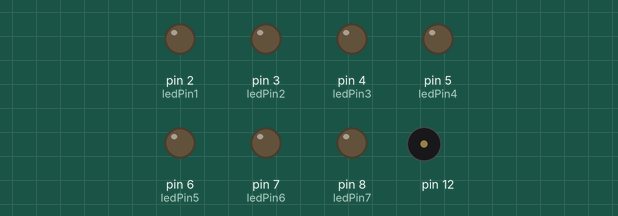
Simulated run of this sketch. Board: Arduino Uno, built with avr-gcc and run on an emulated ATmega328P. On the bench: output pins drawn as LEDs (lit = HIGH), buzzer (waves = sounding).

Above: at 1.5 s.
At 3.05 s:
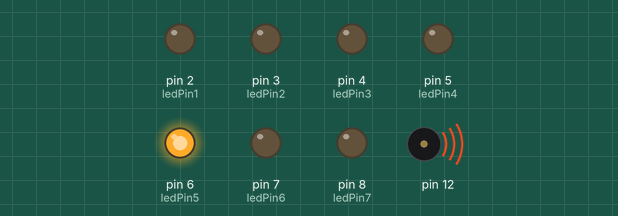
At 3.65 s:
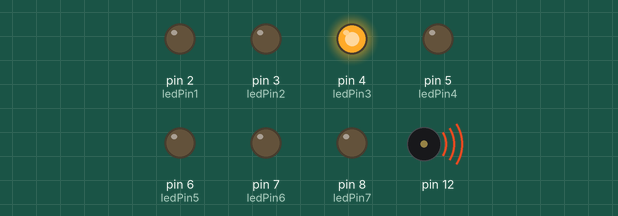
At 4.25 s:
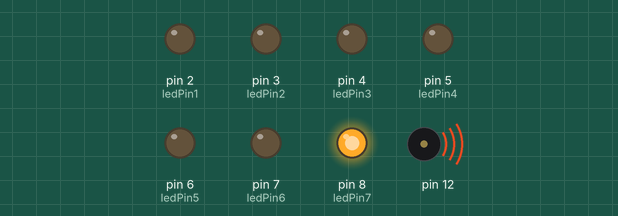
At 4.75 s:
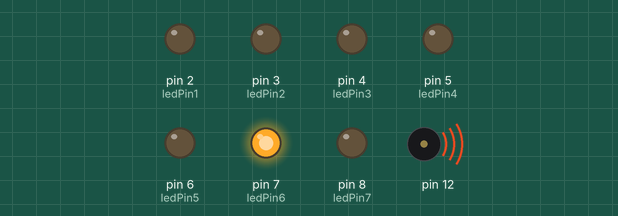
At 5.86 s:
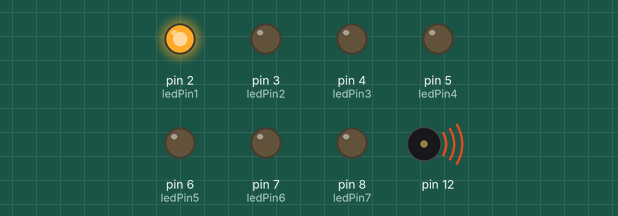
Timing chart, 0 to 6.8 s (numbered marks = the images above):
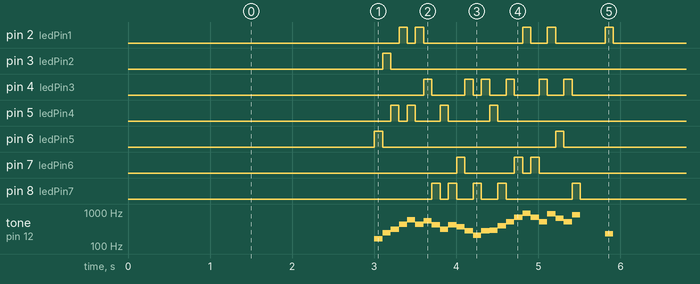

The sketch:

pianoBuzzLedGamecube.ino
```cpp
//Key Values
const int aVal = 10;
const int bVal = 12;
const int cVal = 1;
const int dVal = 3;
const int eVal = 5;
const int fVal = 6;
const int gVal = 8;

//sharp Key Values
const int cValS = 2;
const int dValS = 4;
const int fValS = 7;
const int gValS = 9;
const int aValS = 11;

int sharps[] = {cValS, dValS, fValS, gValS, aValS};

//Led Pins
const int ledPin1 = 2;
const int ledPin2 = 3;
const int ledPin3 = 4;
const int ledPin4 = 5;
const int ledPin5 = 6;
const int ledPin6 = 7;
const int ledPin7 = 8;

//Octave Decleration
double crntOctave = 4;


//get the frequcny method
int frequency(int val, int octave) {
  if (crntOctave == 0) {
    crntOctave = 1;
  }
  double octaveBase = ((crntOctave - 1) * 12) + 3;
  double note = octaveBase + val;

  double exponent = (note - 49) / 12;
  double power = pow(2, exponent);
  double frequency = power * 440;

  return frequency;
}

//turn no the corresponding LED
void light(int val) {

  for (int i = 0; i < 5; i++) {
    if (val == sharps[i]) {
      val -= 1;
    }
  }

  switch (val) {

    case aVal:
      digitalWrite(ledPin1, HIGH);
      delay(100);
      digitalWrite(ledPin1, LOW);
      break;

    case bVal:
      digitalWrite(ledPin2, HIGH);
      delay(100);
      digitalWrite(ledPin2, LOW);
      break;

    case cVal:
      digitalWrite(ledPin3, HIGH);
      delay(100);
      digitalWrite(ledPin3, LOW);
      break;

    case dVal:
      digitalWrite(ledPin4, HIGH);
      delay(100);
      digitalWrite(ledPin4, LOW);
      break;

    case eVal:
      digitalWrite(ledPin5, HIGH);
      delay(100);
      digitalWrite(ledPin5, LOW);
      break;

    case fVal:
      digitalWrite(ledPin6, HIGH);
      delay(100);
      digitalWrite(ledPin6, LOW);
      break;

    case gVal:
      digitalWrite(ledPin7, HIGH);
      delay(100);
      digitalWrite(ledPin7, LOW);
      break;
  }
}

//activacte the buzzer
void buzz(int val) {
  tone(12, frequency(val, crntOctave));
  light(val);
  noTone(12);
}

//SETUP
void setup()
{
  Serial.begin(9600);
  pinMode(12, OUTPUT);

  //led pinmodes
  pinMode(ledPin1, OUTPUT);
  pinMode(ledPin2, OUTPUT);
  pinMode(ledPin3, OUTPUT);
  pinMode(ledPin4, OUTPUT);
  pinMode(ledPin5, OUTPUT);
  pinMode(ledPin6, OUTPUT);
  pinMode(ledPin7, OUTPUT);

}

//LOOP
void loop()
{

  delay(3000);
  crntOctave = 3;
  buzz(eVal);
  buzz(bVal);

  crntOctave = 4;
  buzz(dValS);
  buzz(aVal);

  crntOctave = 5;
  buzz(dVal);

  crntOctave = 4;
  buzz(aVal);

  crntOctave = 5;
  buzz(cValS);

  crntOctave = 4;
  buzz(gValS);
  buzz(dValS);
  buzz(gValS);
  buzz(fValS);
  buzz(cValS);

  crntOctave = 3;
  buzz(gValS);

  crntOctave = 4;
  buzz(cValS);
  buzz(dVal);
  buzz(gVal);

  crntOctave = 5;
  buzz(cVal);
  buzz(fVal);
  buzz(aValS);
  buzz(fVal);
  buzz(cVal);
  buzz(aVal);
  buzz(eVal);
  buzz(cVal);
  buzz(gValS);
  delay(300);

  crntOctave = 3;
  buzz(aValS);
}
```

Measured:
- by itself, pin 3 (ledPin2): alternates HIGH for 0.10 s and LOW for 5.8 s
- by itself, pin 5 (ledPin4): repeats every 5.9 s: LOW 0.10 s, HIGH 0.10 s, LOW 0.30 s, HIGH 0.10 s, LOW 0.50 s, HIGH 0.10 s, LOW 4.6 s, HIGH 0.10 s
- by itself, pin 6 (ledPin5): repeats every 5.9 s: LOW 2.1 s, HIGH 0.10 s, LOW 3.6 s, HIGH 0.10 s
- by itself, pin 7 (ledPin6): repeats every 5.9 s: LOW 0.60 s, HIGH 0.10 s, LOW 0.10 s, HIGH 0.10 s, LOW 4.9 s, HIGH 0.10 s
- by itself, pin 8 (ledPin7): repeats every 5.9 s: LOW 0.10 s, 2 × (HIGH 0.10 s, LOW 0.20 s), HIGH 0.10 s, LOW 0.80 s, HIGH 0.10 s, LOW 4.1 s, HIGH 0.10 s
- by itself, pin 2 (ledPin1): repeats every 5.9 s: LOW 0.10 s, HIGH 0.10 s, LOW 1.2 s, HIGH 0.10 s, LOW 0.20 s, HIGH 0.10 s, LOW 0.60 s, HIGH 0.10 s, LOW 3.3 s, HIGH 0.10 s
